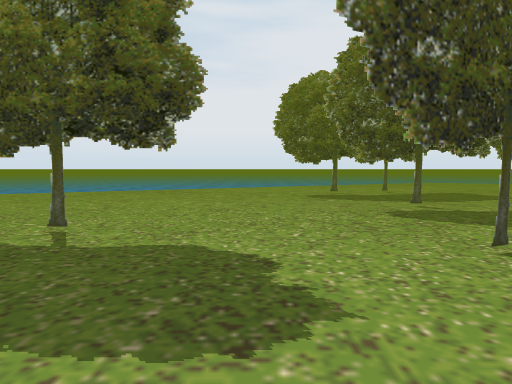
[1] (above)

12 first-person views from a walk through a scene from a Unity 3-D project. The camera is 1.4 m above the floor, tilts 4° down and sees 75° across. The floor is counted in squares, 2 m on a side. Each view is taken from the middle of a square. On the plan, view 1 faces up. The plan holds only what a view shows up to about 10 squares ahead; the rest is blank. The place goes on beyond the plan. The player is left out. Some animated figures are not drawn. Some surface patterns are stand-ins.

[2]
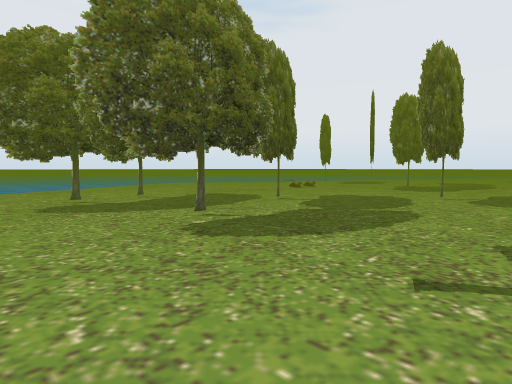

[3]
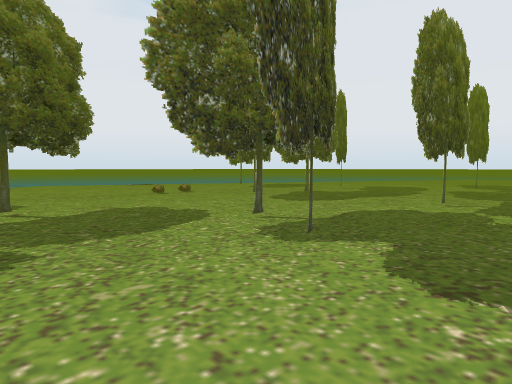

[4]
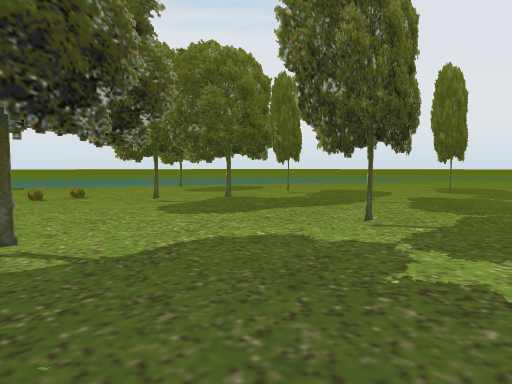

[5]
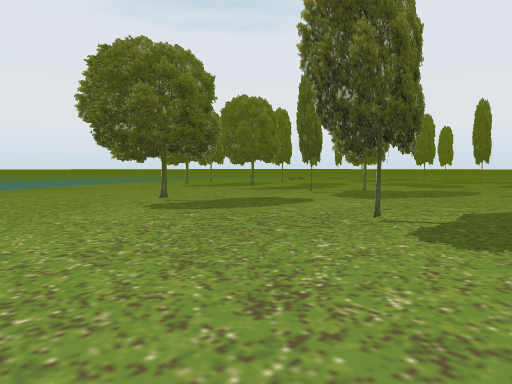

[6]
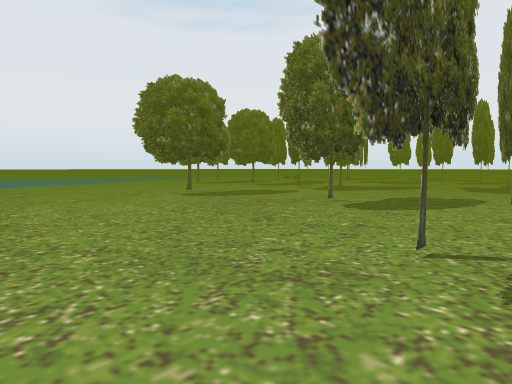

[7]
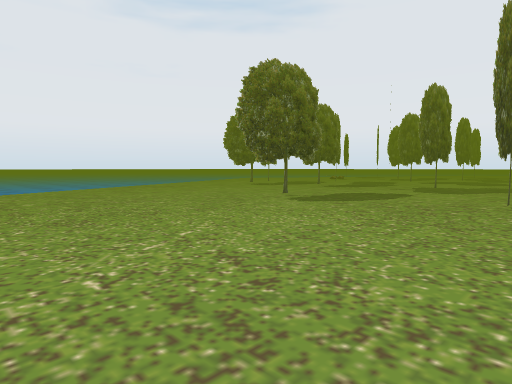

[8]
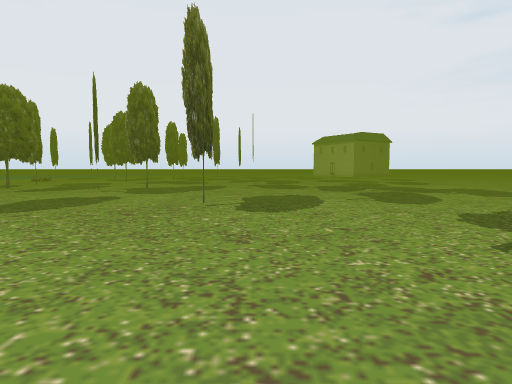

[9]
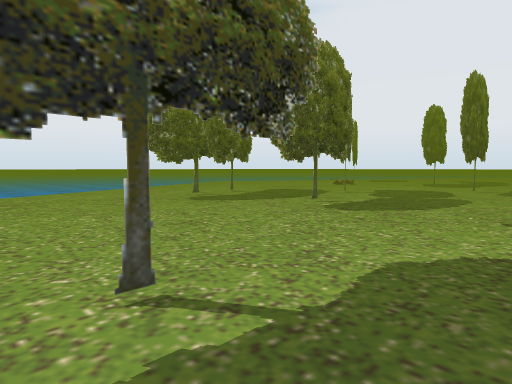

[10]
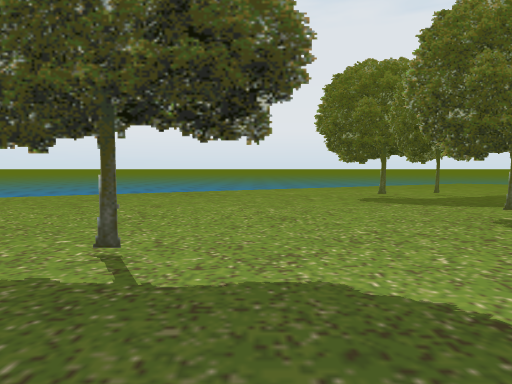

[11]
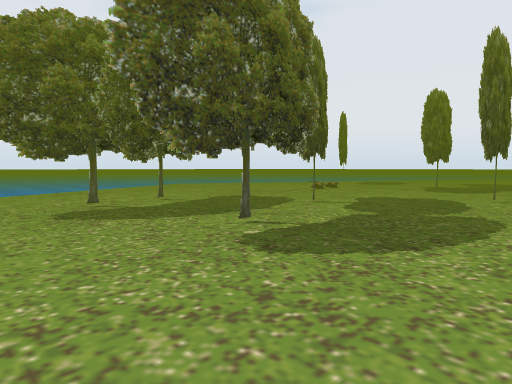

[12]
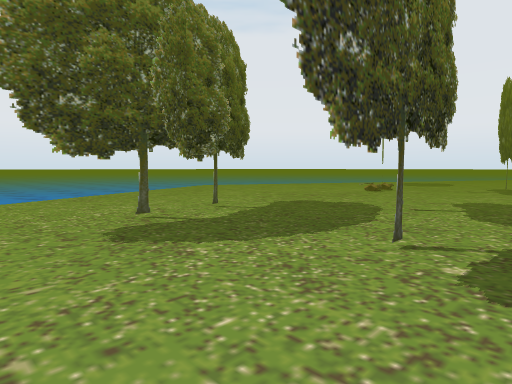

### Floor plan
Key: @ floor where view 1 was taken; # wall or solid block; x gap in a wall; . floor; = window, fence, low wall or low ledge; ≈ water the walk keeps out of; O other object.
Columns run from 9 left of view 1 to 19 right of it. Each row starts with its distance up from view 1.
 12         ≈......... ..
 11       ≈...............
 10     ........===...O....
  9   ........ =............
  8  ...............=....==..
  7  .............==...=======
  6  ..........===.............
  5  ........................=..
  4  ....====.......====...==.===
  3  ..........==...==.====......
  2 ..........=== x=.......==...
  1 .....................
  0 .........@.....
 -1 ......====...===
 -2 ............=
 -3  ............
 -4  .====.====##
 -5  ...........
 -6       ....==
 -7        ..===
 -8          ...
 -9           ..

Positions as (right, up) in squares from view 1, and headings:
1: (0, 0), facing up
2: (0, 2), facing up-right
3: (5, 1), facing up-right
4: (8, 1), facing up-right
5: (-6, -3), facing up-right
6: (-8, -5), facing up-right
7: (-9, -2), facing up-right
8: (-8, -2), facing right
9: (-3, 2), facing up-right
10: (-1, 1), facing up
11: (0, 3), facing up-right
12: (0, 5), facing up-right
